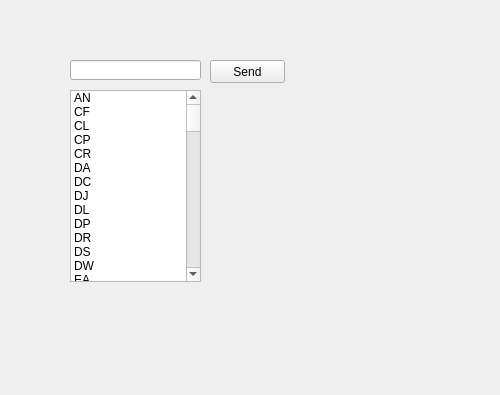
    <widget class="QWidget" name="commandPage">
     <widget class="QListWidget" name="commandList">
      <property name="geometry">
       <rect>
        <x>70</x>
        <y>90</y>
        <width>131</width>
        <height>192</height>
       </rect>
      </property>
      <item>
       <property name="text">
        <string>AN</string>
       </property>
      </item>
      <item>
       <property name="text">
        <string>CF</string>
       </property>
      </item>
      <item>
       <property name="text">
        <string>CL</string>
       </property>
      </item>
      <item>
       <property name="text">
        <string>CP</string>
       </property>
      </item>
      <item>
       <property name="text">
        <string>CR</string>
       </property>
      </item>
      <item>
       <property name="text">
        <string>DA</string>
       </property>
      </item>
      <item>
       <property name="text">
        <string>DC</string>
       </property>
      </item>
      <item>
       <property name="text">
        <string>DJ</string>
       </property>
      </item>
      <item>
       <property name="text">
        <string>DL</string>
       </property>
      </item>
      <item>
       <property name="text">
        <string>DP</string>
       </property>
      </item>
      <item>
       <property name="text">
        <string>DR</string>
       </property>
      </item>
      <item>
       <property name="text">
        <string>DS</string>
       </property>
      </item>
      <item>
       <property name="text">
        <string>DW</string>
       </property>
      </item>
      <item>
       <property name="text">
        <string>EA</string>
       </property>
      </item>
      <item>
       <property name="text">
        <string>ED</string>
       </property>
      </item>
      <item>
       <property name="text">
        <string>EQ</string>
       </property>
      </item>
      <item>
       <property name="text">
        <string>ER</string>
       </property>
      </item>
      <item>
       <property name="text">
        <string>GC</string>
       </property>
      </item>
      <item>
       <property name="text">
        <string>GF</string>
       </property>
      </item>
      <item>
       <property name="text">
        <string>GO</string>
       </property>
      </item>
      <item>
       <property name="text">
        <string>GP</string>
       </property>
      </item>
      <item>
       <property name="text">
        <string>GS</string>
       </property>
      </item>
      <item>
       <property name="text">
        <string>GT</string>
       </property>
      </item>
      <item>
       <property name="text">
        <string>HE</string>
       </property>
      </item>
      <item>
       <property name="text">
        <string>HLT</string>
       </property>
      </item>
      <item>
       <property name="text">
        <string>HO</string>
       </property>
      </item>
      <item>
       <property name="text">
        <string>IC</string>
       </property>
      </item>
      <item>
       <property name="text">
        <string>ID</string>
       </property>
      </item>
      <item>
       <property name="text">
        <string>INP</string>
       </property>
      </item>
      <item>
       <property name="text">
        <string>IP</string>
       </property>
      </item>
      <item>
       <property name="text">
        <string>JRC</string>
       </property>
      </item>
      <item>
       <property name="text">
        <string>LG</string>
       </property>
      </item>
      <item>
       <property name="text">
        <string>LR</string>
       </property>
      </item>
      <item>
       <property name="text">
        <string>MA</string>
       </property>
      </item>
      <item>
       <property name="text">
        <string>MC</string>
       </property>
      </item>
      <item>
       <property name="text">
        <string>MJ</string>
       </property>
      </item>
      <item>
       <property name="text">
        <string>MO</string>
       </property>
      </item>
      <item>
       <property name="text">
        <string>MP</string>
       </property>
      </item>
      <item>
       <property name="text">
        <string>MPB</string>
       </property>
      </item>
      <item>
       <property name="text">
        <string>MPC</string>
       </property>
      </item>
      <item>
       <property name="text">
        <string>MR</string>
       </property>
      </item>
      <item>
       <property name="text">
        <string>MRA</string>
       </property>
      </item>
      <item>
       <property name="text">
        <string>MS</string>
       </property>
      </item>
      <item>
       <property name="text">
        <string>MT</string>
       </property>
      </item>
      <item>
       <property name="text">
        <string>MTS</string>
       </property>
      </item>
      <item>
       <property name="text">
        <string>N</string>
       </property>
      </item>
      <item>
       <property name="text">
        <string>NE</string>
       </property>
      </item>
      <item>
       <property name="text">
        <string>NT</string>
       </property>
      </item>
      <item>
       <property name="text">
        <string>NW</string>
       </property>
      </item>
      <item>
       <property name="text">
        <string>NX</string>
       </property>
      </item>
      <item>
       <property name="text">
        <string>OB</string>
       </property>
      </item>
      <item>
       <property name="text">
        <string>OC</string>
       </property>
      </item>
      <item>
       <property name="text">
        <string>OD</string>
       </property>
      </item>
      <item>
       <property name="text">
        <string>OG</string>
       </property>
      </item>
      <item>
       <property name="text">
        <string>OPN</string>
       </property>
      </item>
      <item>
       <property name="text">
        <string>OR</string>
       </property>
      </item>
      <item>
       <property name="text">
        <string>OVR</string>
       </property>
      </item>
      <item>
       <property name="text">
        <string>PA</string>
       </property>
      </item>
      <item>
       <property name="text">
        <string>PC</string>
       </property>
      </item>
      <item>
       <property name="text">
        <string>PD</string>
       </property>
      </item>
      <item>
       <property name="text">
        <string>PZ</string>
       </property>
      </item>
      <item>
       <property name="text">
        <string>PMR</string>
       </property>
      </item>
      <item>
       <property name="text">
        <string>PMW</string>
       </property>
      </item>
      <item>
       <property name="text">
        <string>PR</string>
       </property>
      </item>
      <item>
       <property name="text">
        <string>PRN</string>
       </property>
      </item>
      <item>
       <property name="text">
        <string>PT</string>
       </property>
      </item>
      <item>
       <property name="text">
        <string>PW</string>
       </property>
      </item>
      <item>
       <property name="text">
        <string>PX</string>
       </property>
      </item>
      <item>
       <property name="text">
        <string>QN</string>
       </property>
      </item>
      <item>
       <property name="text">
        <string>RC</string>
       </property>
      </item>
      <item>
       <property name="text">
        <string>RN</string>
       </property>
      </item>
      <item>
       <property name="text">
        <string>RS</string>
       </property>
      </item>
      <item>
       <property name="text">
        <string>RT</string>
       </property>
      </item>
      <item>
       <property name="text">
        <string>SC</string>
       </property>
      </item>
      <item>
       <property name="text">
        <string>SD</string>
       </property>
      </item>
      <item>
       <property name="text">
        <string>SF</string>
       </property>
      </item>
      <item>
       <property name="text">
        <string>SM</string>
       </property>
      </item>
      <item>
       <property name="text">
        <string>SP</string>
       </property>
      </item>
      <item>
       <property name="text">
        <string>STR</string>
       </property>
      </item>
      <item>
       <property name="text">
        <string>TB</string>
       </property>
      </item>
      <item>
       <property name="text">
        <string>TBD</string>
       </property>
      </item>
      <item>
       <property name="text">
        <string>TI</string>
       </property>
      </item>
      <item>
       <property name="text">
        <string>TL</string>
       </property>
      </item>
      <item>
       <property name="text">
        <string>VR</string>
       </property>
      </item>
      <item>
       <property name="text">
        <string>WH</string>
       </property>
      </item>
      <item>
       <property name="text">
        <string>WT</string>
       </property>
      </item>
      <item>
       <property name="text">
        <string>XO</string>
       </property>
      </item>
      <item>
       <property name="text">
        <string/>
       </property>
      </item>
     </widget>
     <widget class="QLineEdit" name="sendEdit">
      <property name="geometry">
       <rect>
        <x>70</x>
        <y>60</y>
        <width>131</width>
        <height>20</height>
       </rect>
      </property>
     </widget>
     <widget class="QPushButton" name="sendButton2">
      <property name="geometry">
       <rect>
        <x>210</x>
        <y>60</y>
        <width>75</width>
        <height>23</height>
       </rect>
      </property>
      <property name="text">
       <string>Send</string>
      </property>
     </widget>
     <widget class="QLabel" name="commandInfo">
      <property name="geometry">
       <rect>
        <x>270</x>
        <y>370</y>
        <width>221</width>
        <height>16</height>
       </rect>
      </property>
      <property name="text">
       <string/>
      </property>
     </widget>
    </widget>
